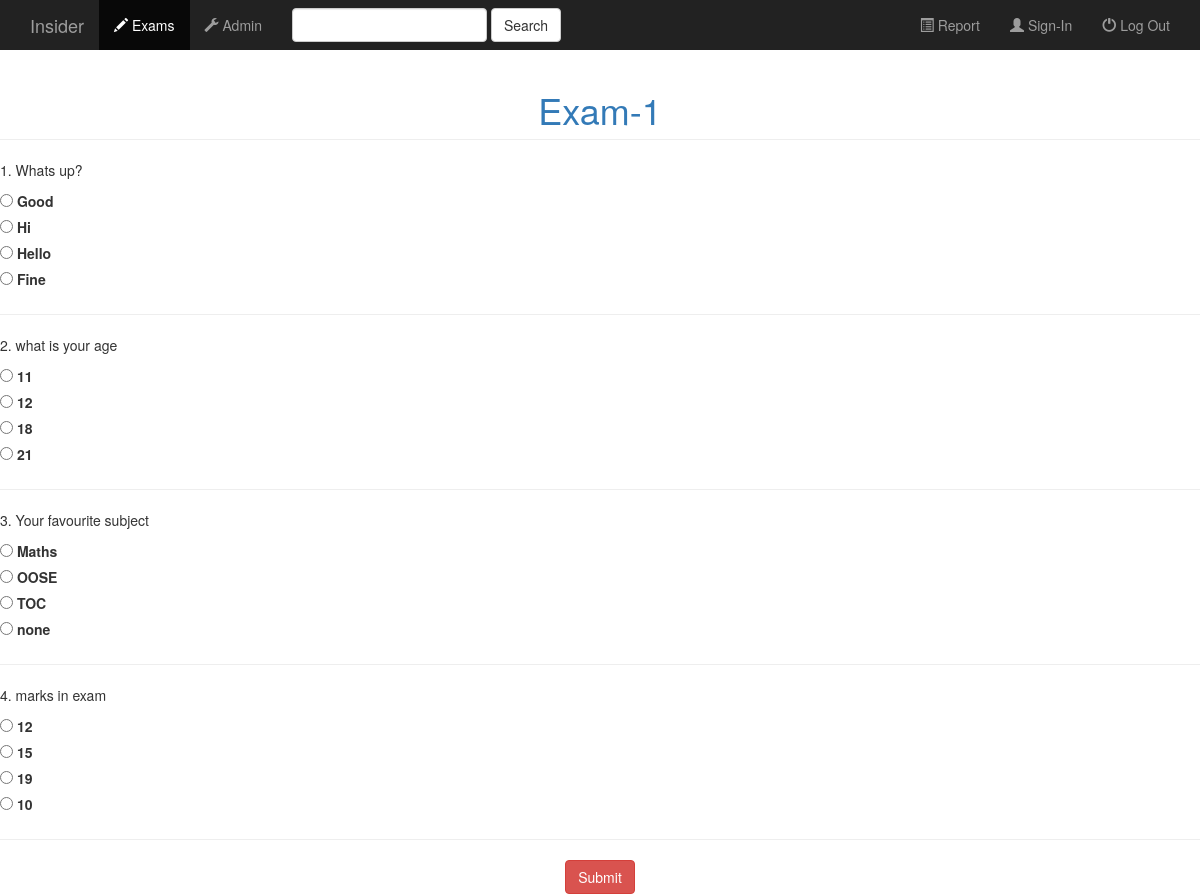
The page /exam/1/ (signed in) on the database its author committed.
### exam/models.py (models this page shows, shortened)
class Exam(models.Model):
    exam_name = models.CharField(max_length=50)
    duration = models.DurationField()
    date_published = models.DateField('date published')

class Question(models.Model):
    question_text = models.CharField(max_length=200)
    exam = models.ForeignKey(Exam, on_delete=models.CASCADE)
    option1 = models.CharField(max_length=100, verbose_name='option1', default='none')
    option2 = models.CharField(max_length=100, verbose_name='option2', default='none')
    option3 = models.CharField(max_length=100, verbose_name='option3', default='none')
    option4 = models.CharField(max_length=100, verbose_name='option4', default='none')
    answer = models.PositiveIntegerField(default=1, validators=[MaxValueValidator(4), MinValueValidator(1)])

### exam/views.py (the view)
# urls.py: url(r'^(?P<exam_id>[0-9]+)/$', views.detail, name='detail'),
@login_required(login_url='/exam/login/')
def detail(request, exam_id):
    exam = get_object_or_404(Exam, pk=exam_id)
    return render(request, 'exam/detail.html', {'exam': exam})

### exam/templates/exam/detail.html (shortened to what this page needs)
{% extends 'exam/base.html' %}
{% block body %}
<h1 class="page-header text-center text-primary ">{{ exam.exam_name }}</h1>
<form action="{% url 'exam:submit' exam.id %}" method="post">
    {% for questions in exam.question_set.all %}
        <p>{{ forloop.counter }}. {{ questions.question_text }}</p>
        <input type="radio" name="{{ questions.id }}" id="{{ questions.id }}1" value="1" />
        <label for="{{ questions.id }}1">{{ questions.option1 }}</label><br />
        <input type="radio" name="{{ questions.id }}" id="{{ questions.id }}2" value="2" />
        <label for="{{ questions.id }}2">{{ questions.option2 }}</label><br />
        <input type="radio" name="{{ questions.id }}" id="{{ questions.id }}3" value="3" />
        <label for="{{ questions.id }}3">{{ questions.option3 }}</label><br />
        <input type="radio" name="{{ questions.id }}" id="{{ questions.id }}4" value="4" />
        <label for="{{ questions.id }}4">{{ questions.option4 }}</label><br />
        <hr>
    {% endfor %}
    <input type="submit" value="Submit" class="btn btn-danger center-block"/>
</form>
{% endblock %}

### rows shown on the page
Exam: exam_name "Exam-1"
Question: question_text "Whats up?", option1 "Good", option2 "Hi", option3 "Hello", option4 "Fine"
Question: question_text "what is your age", option1 "11", option2 "12", option3 "18", option4 "21"
Question: question_text "Your favourite subject", option1 "Maths", option2 "OOSE", option3 "TOC", option4 "none"
Question: question_text "marks in exam", option1 "12", option2 "15", option3 "19", option4 "10"
